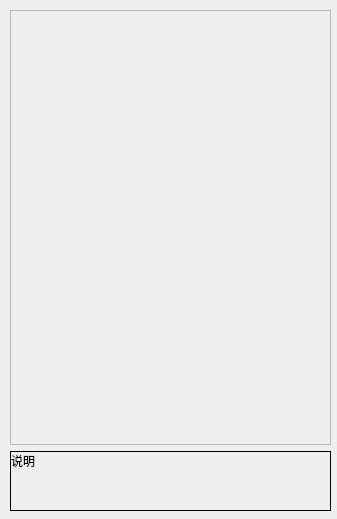
<?xml version="1.0" encoding="UTF-8"?>
<ui version="4.0">
 <class>ObjectPropertyWindow</class>
 <widget class="QWidget" name="ObjectPropertyWindow">
  <property name="geometry">
   <rect>
    <x>0</x>
    <y>0</y>
    <width>337</width>
    <height>519</height>
   </rect>
  </property>
  <property name="windowTitle">
   <string>属性窗口</string>
  </property>
  <property name="windowIcon">
   <iconset resource="orion2.qrc">
    <normaloff>:/images/unique32.png</normaloff>:/images/unique32.png</iconset>
  </property>
  <widget class="QWidget" name="">
   <property name="geometry">
    <rect>
     <x>10</x>
     <y>10</y>
     <width>321</width>
     <height>501</height>
    </rect>
   </property>
   <layout class="QVBoxLayout" name="verticalLayout">
    <item>
     <widget class="QScrollArea" name="scrollArea">
      <property name="widgetResizable">
       <bool>true</bool>
      </property>
      <widget class="QWidget" name="scrollAreaWidgetContents">
       <property name="geometry">
        <rect>
         <x>0</x>
         <y>0</y>
         <width>317</width>
         <height>431</height>
        </rect>
       </property>
      </widget>
     </widget>
    </item>
    <item>
     <widget class="QLabel" name="desclabel">
      <property name="minimumSize">
       <size>
        <width>0</width>
        <height>60</height>
       </size>
      </property>
      <property name="frameShape">
       <enum>QFrame::Box</enum>
      </property>
      <property name="text">
       <string>说明</string>
      </property>
      <property name="alignment">
       <set>Qt::AlignLeading|Qt::AlignLeft|Qt::AlignTop</set>
      </property>
      <property name="wordWrap">
       <bool>true</bool>
      </property>
      <property name="margin">
       <number>2</number>
      </property>
      <property name="indent">
       <number>0</number>
      </property>
     </widget>
    </item>
   </layout>
  </widget>
 </widget>
 <resources>
  <include location="orion2.qrc"/>
 </resources>
 <connections/>
</ui>
